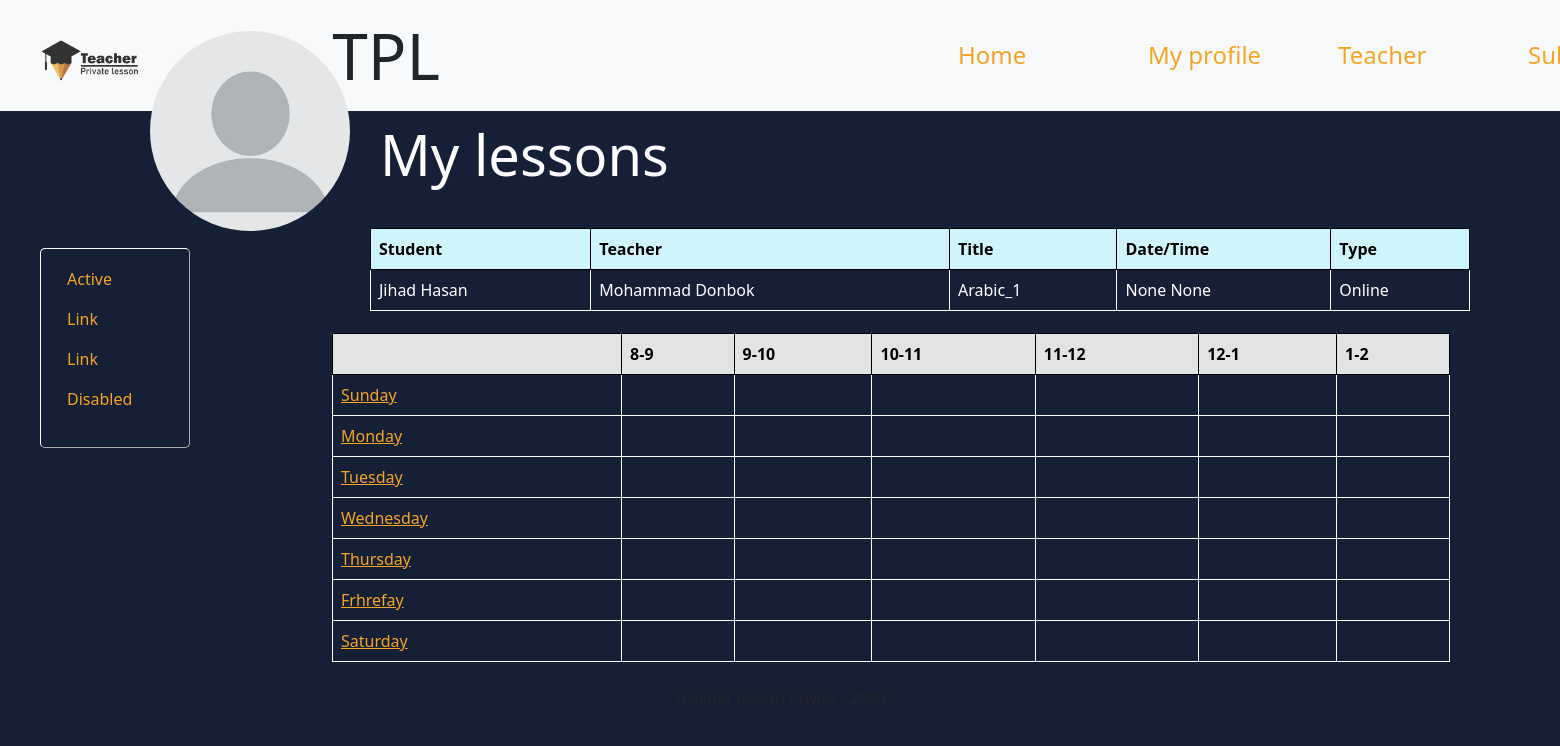
Screenshot of /home/teacher-profile/1 (signed in) with the database file from the repository.
### TPL_app/models.py (models this page shows)
class Lesson(models.Model):
    title = models.CharField(max_length=255)
    description = models.TextField()
    max_students = models.IntegerField()
    price = models.IntegerField()
    style = models.CharField(max_length=255, null=True)
    child = models.ForeignKey(
        Child, on_delete=models.CASCADE, blank=True, null=True)
    day = models.CharField(max_length=255, null=True)
    time = models.CharField(max_length=255, null=True)
    teacher = models.ForeignKey(Teacher, on_delete=models.CASCADE)
    created_at = models.DateTimeField(auto_now_add=True)
    updated_at = models.DateTimeField(auto_now=True)

class Child(models.Model):
    first_name = models.CharField(max_length=255)
    last_name = models.CharField(max_length=255)
    age = models.IntegerField()
    grade = models.IntegerField()
    gender = models.CharField(max_length=6)
    parent = models.ForeignKey(
        Parent, related_name="children", on_delete=models.CASCADE)
    lessons = models.ManyToManyField(
        Teacher, through="Lesson", related_name="lessons")
    created_at = models.DateTimeField(auto_now_add=True)
    updated_at = models.DateTimeField(auto_now=True)

class Teacher(models.Model):
    first_name = models.CharField(max_length=255)
    last_name = models.CharField(max_length=255)
    occupation = models.CharField(max_length=255)
    specialization = models.CharField(max_length=255)
    education = models.CharField(max_length=255)
    email = models.CharField(max_length=255, null=True)
    password = models.CharField(max_length=255, null=True)
    created_at = models.DateTimeField(auto_now_add=True)
    updated_at = models.DateTimeField(auto_now=True)

### TPL_app/views.py (the view)
# urls.py: path('teacher-profile/<int:id>', views.teacher_profile),
def teacher_profile(request, id):
    teacher = Teacher.objects.get(id=id)
    students = teacher.lessons.all()
    all_lessons_for_each_student = []
    all_teacher_lessons = Lesson.objects.filter(teacher=Teacher.objects.get(id=id))
    for lesson in all_teacher_lessons:
        if lesson.child is None:
            print(lesson.child)
            continue
        print(lesson.child)
        all_lessons_for_each_student.append(lesson)
    print(all_lessons_for_each_student)
    context = {
        "teacher": teacher,
        "students": students,
        "all_teacher_lessons": all_teacher_lessons,
        "all_lessons": all_lessons_for_each_student,
    }
    if request.session['type'] == "parent":
        parent = Parent.objects.get(id=request.session['user_id'])
        children = parent.children.all()
        context['children'] = children
    return render(request, "teacher_profile.html", context)

### TPL_app/templates/teacher_profile.html (shortened to what this page needs)
<!DOCTYPE html>
<html lang="en">
<head>
    {% load static %}
    <link rel="stylesheet" href="{% static 'css/teacher_profile_style.css' %}">
    <link href="https://cdn.jsdelivr.net/npm/bootstrap@5.0.0-beta1/dist/css/bootstrap.min.css" rel="stylesheet">
</head>
<body>
    <nav class="navbar navbar-expand-lg navbar-light bg-light">
        <div class="head">
            <img src="{% static 'images/logo1.png' %}" width="100px">
            <h1 class="display-3" >TPL</h1>
        </div>
        <div class="collapse navbar-collapse" id="navbarSupportedContent">
            <ul class="navbar-nav me-auto mb-2 mb-lg-0">
            <li class="nav-item">
                <a class="nav-link active" href="#">Home</a>
            </li>
            <li class="nav-item">
                <a class="nav-link active" href="#">My profile</a>
            </li>
            <li class="nav-item">
                <a class="nav-link active" href="#">Teacher</a>
            </li>
            <li class="nav-item">
                <a class="nav-link active" href="#">Subjects</a>
            </li>
            </ul>
        </nav>
        <img class ="profile-pic" src="{% static 'images/profile_pic.png' %}" width="200px">
        <h2 class="display-4">My lessons</h2>
        <aside>
        <ul class="nav flex-column">
            <li class="nav-item">
            <a class="nav-link active" href="#">Active</a>
            </li>
            <li class="nav-item">
            <a class="nav-link active" href="#">Link</a>
            </li>
            <li class="nav-item">
            <a class="nav-link active" href="#">Link</a>
            </li>
            <li class="nav-item">
            <a class="nav-link active" href="#">Disabled</a>
            </li>
        </ul>
    </aside>
<main>
    {% if request.session.type == "parent" %}
    <table class="table">
        <thead>
            <tr class="table-info">
                <th>Student</th>
                <th>Teacher</th>
                <th>Title</th>
                <th>Date/Time</th>
                <th>Type</th>
            </tr>
        </thead>
        <tbody>
            {% for lesson in all_lessons %}
            <tr>
                <td>{{lesson.child.first_name}} {{lesson.child.last_name}}</td>
                <td>{{lesson.teacher.first_name}} {{lesson.teacher.last_name}}</td>
                <td>{{lesson.title}}</td>
                <td>{{lesson.day}} {{lesson.time}}</td>
                <td>{{lesson.style}}</td>
            </tr>
            {% endfor %}
        </tbody>
    </table>
</main>
<div class="row">
<div class="schedule col-10">
<table class="table">
    <thead>
        <tr class="table-secondary">
            <th></th>
            <th>8-9</th>
            <th>9-10</th>
            <th>10-11</th>
            <th>11-12</th>
            <th>12-1</th>
            <th>1-2</th>
        </tr>
    </thead>
    <tbody>
        <tr>
            <td><a href="#">Sunday</a></td>
            <td></td>
            <td></td>
            <td></td>
            <td></td>
            <td></td>
            <td></td>
        </tr>
        <tr>
            <td><a href="#">Monday</a></td>
            <td></td>
            <td></td>
            <td></td>
            <td></td>
            <td></td>
            <td></td>
        </tr>
        <tr>
            <td><a href="#">Tuesday</a></td>
            <td></td>
            <td></td>
            <td></td>
            <td></td>
            <td></td>
            <td></td>
        </tr>
        <tr>
            <td><a href="#">Wednesday</a></td>
            <td></td>
            <td></td>
            <td></td>
            <td></td>
            <td></td>
            <td></td>
        </tr>
        <tr>
            <td><a href="#">Thursday</a></td>
            <td></td>
            <td></td>
            <td></td>
            <td></td>
            <td></td>
            <td></td>
        </tr>
        <tr>
            <td><a href="#">Frhrefay</a></td>
            <td></td>
            <td></td>
            <td></td>
            <td></td>
            <td></td>
            <td></td>
        </tr>
        <tr>
            <td><a href="#">Saturday</a></td>
            <td></td>
            <td></td>
            <td></td>
            <td></td>
            <td></td>
            <td></td>
        </tr>
    </tbody>
</table>
</div>
</div>
<div class="footer1">
    <footer class="card-header">Teacher lesson Privite - 2020</footer>
</div>
{% endif %}
</body>
</html>

### TPL_app/static/css/teacher_profile_style.css (style rules this page uses)
.head { display: inline-flex; margin: 10px 0 0 40px; width: 400px; align-items: center; }
.head img { display: inline-block; }
h1 { display: inline-block; margin-left: 15px; }
h2 { color: white !important; }
ul { display: inline-block; margin-left: 500px !important; }
.navbar-nav .nav-link { width: 180px !important; margin-left: 10px !important; font-size: x-large; }
.profile-pic { border-radius: 100px; margin: -80px 150px; position: absolute !important; z-index: 1 !important; }
aside { margin: 20px 0 0 40px !important; width: 150px; float: left; }
.flex-column { border: 1px outset white; border-radius: 5px; padding-top: 10px; width: 150px; height: 200px; margin: 0 !important; }
.flex-column li { margin-left: 10px; }
main { display: inline-block; width: 1100px; margin-left: 180px; }
.display-4 { margin: 10px 0 40px 380px; }
.card-header { display: flex; justify-content: center; align-items: center; }
.table tr td { border: 1px solid rgb(255, 255, 255); color: white !important; }
.table thead th { border: 1px solid black; }
.schedule { display: inline-block; width: 1100px; margin: 80px 0 0 130px; }
body { background-color:#152036 !important; }
a { color: rgb(245 164 37) !important; }

### rows the page displays
Lesson: child.first_name "Jihad", child.last_name "Hasan", teacher.first_name "Mohammad", teacher.last_name "Donbok", title "Arabic_1", day "None", time "None", style "Online"
